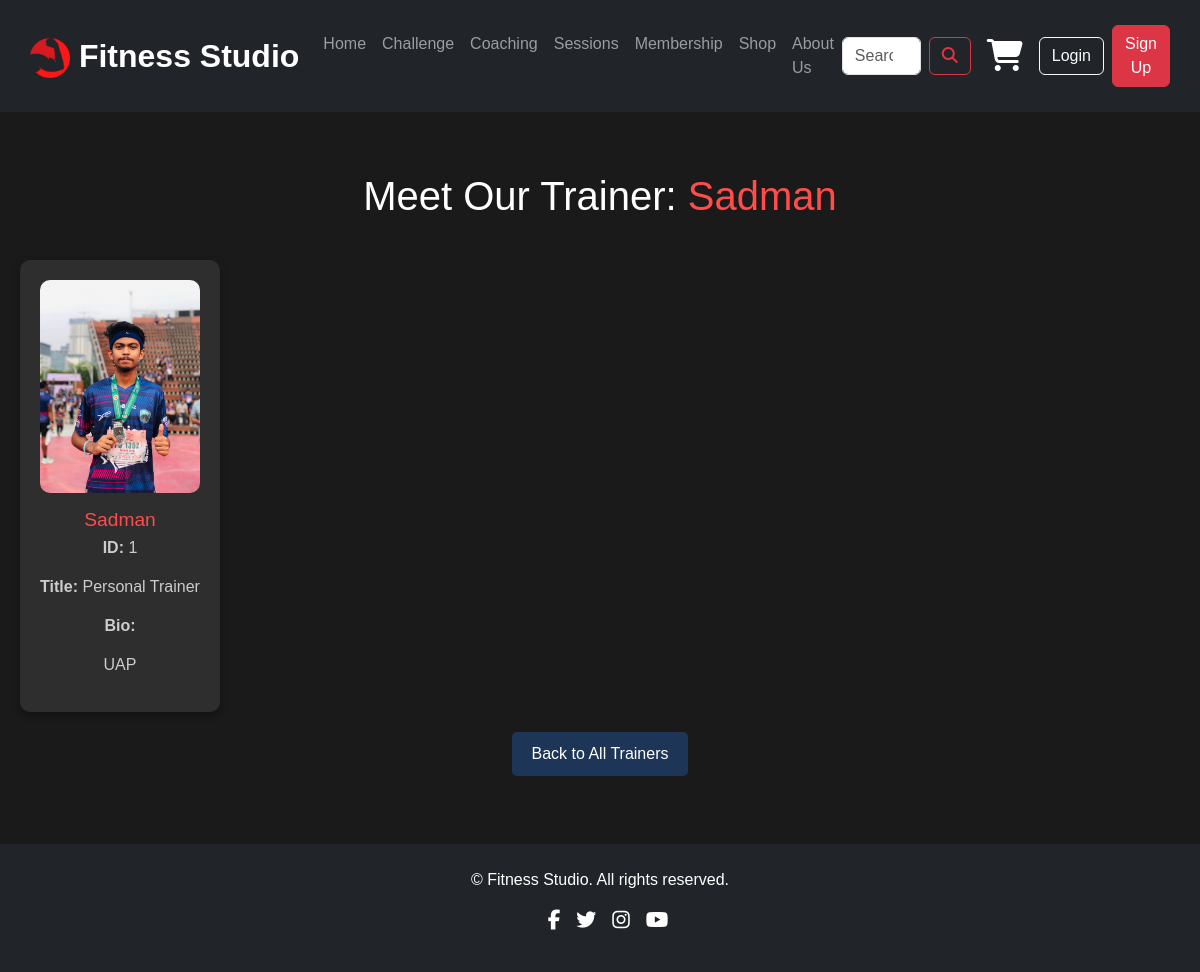
The page /trainer/1/ on the database its author committed.
### Fitness/models.py (models this page shows, shortened)
class Trainer(models.Model):
    t_id = models.AutoField(primary_key=True)  # Unique ID for each trainer
    name = models.CharField(max_length=100)
    title = models.CharField(max_length=100)
    image = models.ImageField(upload_to='trainers/')  # Store image in 'trainers/' folder
    bio = models.TextField()  # Detailed bio for the trainer

### Fitness/views.py (the view)
# urls.py: path('trainer/<int:t_id>/', f_views.trainer_detail, name='trainer_detail'),
def trainer_detail(request, t_id):
    trainer = get_object_or_404(Trainer, pk=t_id)
    return render(request, 'Fitness/trainer_detail.html', {'trainer': trainer})

### templates/Fitness/trainer_detail.html (shortened to what this page needs)
{% extends 'base.html' %}
{% load static %}
{% block content %}
<link rel="stylesheet" href="{% static 'coach.css' %}">
<div class="container2">
    <header>
        <h1>Meet Our Trainer: <span class="highlight">{{ trainer.name }}</span></h1>
    </header>
    <section class="trainer-detail">
        <div class="trainer-card">
            <img src="{{ trainer.image.url }}" alt="{{ trainer.name }}">
            <h2>{{ trainer.name }}</h2>
            <p><strong>ID:</strong> {{ trainer.t_id }}</p>
            <p><strong>Title:</strong> {{ trainer.title }}</p>
            <p><strong>Bio:</strong></p>
            <p>{{ trainer.bio }}</p>
        </div>
    </section>
    <div class="back-button">
        <a href="{% url 'trainers_list' %}" class="back-btn">Back to All Trainers</a>
    </div>
</div>
{% endblock %}

### static/base.css (style rules this page uses)
body { font-family: 'Roboto', sans-serif; background-color: #1a1a1a; color: #fff; }
p { color: #fff; }

### static/coach.css (style rules this page uses)
body { font-family: Arial, sans-serif; margin: 0; padding: 0; background-color: #1a1a1a; color: #fff; }
.container2 { max-width: 1200px; margin: 0 auto; padding: 20px; text-align: center; }
header { margin-bottom: 40px; }
header h1 { font-size: 2.5em; margin-bottom: 10px; }
header .highlight { color: #ff4c4c; }
.trainer-card { background-color: #2e2e2e; border-radius: 10px; padding: 20px; text-align: center; width: 200px; box-shadow: 0 4px 8px rgba(0, 0, 0, 0.3); transition: transform 0.3s, box-shadow 0.3s; }
.trainer-card img { border-radius: 10px; margin-bottom: 15px; width: 100%; }
.trainer-card h2 { font-size: 1.2em; color: #ff4c4c; margin-bottom: 5px; }
.trainer-card p { font-size: 1em; color: #ccc; margin-bottom: 15px; }
.back-btn { display: inline-block; background-color: #1d3557; color: white; text-decoration: none; padding: 10px 20px; font-size: 16px; border-radius: 5px; transition: background-color 0.3s ease; }
.trainer-detail { text-align: center; margin-top: 20px; }
.trainer-card img { max-width: 100%; border-radius: 10px; }
.back-button { margin-top: 20px; }

### rows shown on the page
Trainer: name "Sadman", image (picture), t_id "1", title "Personal Trainer", bio "UAP"
